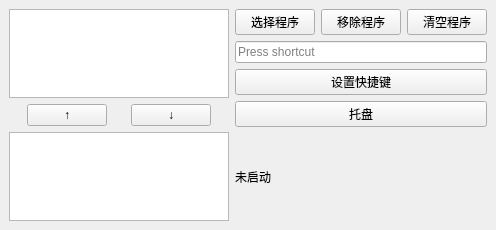
<?xml version="1.0" encoding="UTF-8"?>
<ui version="4.0">
 <class>MainWindow</class>
 <widget class="QMainWindow" name="MainWindow">
  <property name="geometry">
   <rect>
    <x>0</x>
    <y>0</y>
    <width>496</width>
    <height>230</height>
   </rect>
  </property>
  <property name="windowTitle">
   <string>Hider</string>
  </property>
  <widget class="QWidget" name="centralwidget">
   <layout class="QHBoxLayout" name="horizontalLayout">
    <item>
     <layout class="QVBoxLayout" name="verticalLayout_2">
      <item>
       <widget class="QListView" name="listView">
        <property name="editTriggers">
         <set>QAbstractItemView::EditTrigger::NoEditTriggers</set>
        </property>
       </widget>
      </item>
      <item>
       <layout class="QHBoxLayout" name="horizontalLayout_3">
        <item>
         <spacer name="horizontalSpacer">
          <property name="orientation">
           <enum>Qt::Orientation::Horizontal</enum>
          </property>
          <property name="sizeHint" stdset="0">
           <size>
            <width>40</width>
            <height>20</height>
           </size>
          </property>
         </spacer>
        </item>
        <item>
         <widget class="QPushButton" name="btnUp">
          <property name="text">
           <string>↑</string>
          </property>
         </widget>
        </item>
        <item>
         <spacer name="horizontalSpacer_3">
          <property name="orientation">
           <enum>Qt::Orientation::Horizontal</enum>
          </property>
          <property name="sizeHint" stdset="0">
           <size>
            <width>40</width>
            <height>20</height>
           </size>
          </property>
         </spacer>
        </item>
        <item>
         <widget class="QPushButton" name="btnDown">
          <property name="text">
           <string>↓</string>
          </property>
         </widget>
        </item>
        <item>
         <spacer name="horizontalSpacer_2">
          <property name="orientation">
           <enum>Qt::Orientation::Horizontal</enum>
          </property>
          <property name="sizeHint" stdset="0">
           <size>
            <width>40</width>
            <height>20</height>
           </size>
          </property>
         </spacer>
        </item>
       </layout>
      </item>
      <item>
       <widget class="QListView" name="tempListView"/>
      </item>
     </layout>
    </item>
    <item>
     <layout class="QVBoxLayout" name="verticalLayout">
      <item>
       <layout class="QHBoxLayout" name="horizontalLayout_2">
        <item>
         <widget class="QPushButton" name="btnChoseExe">
          <property name="text">
           <string>选择程序</string>
          </property>
         </widget>
        </item>
        <item>
         <widget class="QPushButton" name="btnRemoveExe">
          <property name="text">
           <string>移除程序</string>
          </property>
         </widget>
        </item>
        <item>
         <widget class="QPushButton" name="btnClearExe">
          <property name="text">
           <string>清空程序</string>
          </property>
         </widget>
        </item>
       </layout>
      </item>
      <item>
       <widget class="QKeySequenceEdit" name="keySequenceEdit">
        <property name="maximumSequenceLength">
         <longLong>1</longLong>
        </property>
       </widget>
      </item>
      <item>
       <widget class="QPushButton" name="btnSetHotKey">
        <property name="text">
         <string>设置快捷键</string>
        </property>
       </widget>
      </item>
      <item>
       <widget class="QPushButton" name="btnMini">
        <property name="text">
         <string>托盘</string>
        </property>
       </widget>
      </item>
      <item>
       <widget class="QLabel" name="labStatus">
        <property name="text">
         <string>未启动</string>
        </property>
       </widget>
      </item>
     </layout>
    </item>
   </layout>
  </widget>
 </widget>
 <resources/>
 <connections/>
</ui>
